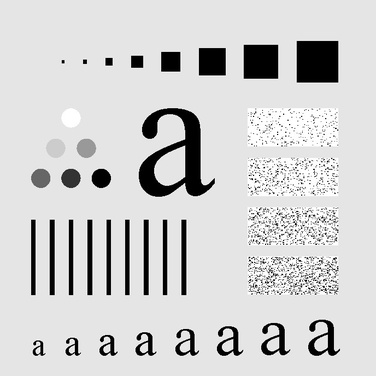
#> input picture 0404/data/Fig0418.jpeg, 376 x 376 px, shrunk from 688 x 688 before the run
$ python extra.py
#> lines starting #> are read from the running program, lines starting #| are printed output that depends on the picture
### 0404/src/utils.py
import os
import numpy as np
from PIL import Image
import matplotlib.pyplot as plt

ROOT = os.path.dirname(os.path.dirname(os.path.abspath(__file__)))   # the project folder
RESULTS = os.path.join(ROOT, "results")
os.makedirs(RESULTS, exist_ok=True)


def load_image(name="Fig0418.jpeg"):
    """Load data/<name> as a grayscale float64 array."""
#> called with name = 'Fig0418.jpeg'
    path = os.path.join(ROOT, "data", name)
    return np.array(Image.open(path).convert("L"), dtype=np.float64)


def save_fig(name):
    """Save the current matplotlib figure into results/."""
    plt.savefig(os.path.join(RESULTS, name), dpi=150, bbox_inches="tight")


def save_image(arr, name):
    """Clip to 0-255 and save a raw image (no axes or titles) into results/."""
    Image.fromarray(np.clip(arr, 0, 255).astype(np.uint8)).save(os.path.join(RESULTS, name))

### 0404/src/gaussian_filter.py
from dft import*

def gaussian_lowpass(M, N, sigma, center_uv=None):
    if center_uv is None:
        center_uv = (M // 2, N // 2)
    u0, v0 = center_uv

    u, v = np.indices((M, N))
    D2 = (u - u0)**2 + (v - v0)**2
    H = np.exp(-D2 / (2 * sigma**2))
    return H

### 0404/src/dft.py
import numpy as np
from PIL import Image
import matplotlib.pyplot as plt
import time

def dft_matrix(N):
    n = np.arange(N)
    k = n.reshape(N, 1)
    return np.exp(-2j * np.pi * k * n / N)

def dft2d(f):
    M, N = f.shape
    return dft_matrix(M) @ f @ dft_matrix(N).T

def idft2d(F):
    M, N = F.shape
    return np.conj(dft2d(np.conj(F))) / (M * N)

def center(f):
    M, N = f.shape
    x, y = np.indices((M, N))
    return f * (-1.0) ** (x + y)

def spectrum(F):
    S = np.log(1 + np.abs(F))
    return 255 * S / S.max()

def filter_freq(f, H):
    F = dft2d(center(f))              #  center + forward DFT
    G = F * H                         #  element-wise multiply
    g = idft2d(G)                     #  inverse DFT
    return np.real(center(g))         #  un-center, take real part

### 0404/src/extra.py
import time
from dft import *
from gaussian_filter import *
from utils import *


f = load_image()
M, N = f.shape
#> M = 376; N = 376
sigma = 30   # 04-03(b)


def best_time(fn, repeats=3):
    """Run fn several times and keep the fastest time (reduces timing noise)."""
    best = float("inf")
    for _ in range(repeats):
        s = time.time()
        fn()
        best = min(best, time.time() - s)
    return best


#  Extension 1:  "f - lowpass" ?= highpass filter 1 - H
H = gaussian_lowpass(M, N, sigma)
hp_subtract = f - filter_freq(f, H)
#> in center, `return f * (-1.0) ** (x + y)`:
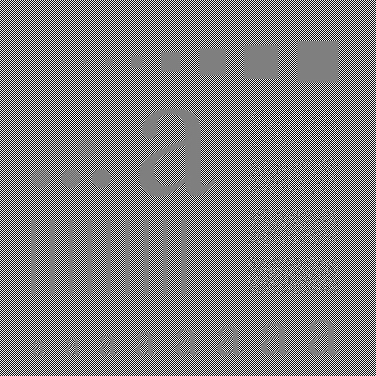
#> returned value: shape (376, 376) float64; min -255, max 255, mean 0; drawn with min black and max white
#> in dft_matrix, `k = n.reshape(N, 1)`: k = 376 values from 0 to 375
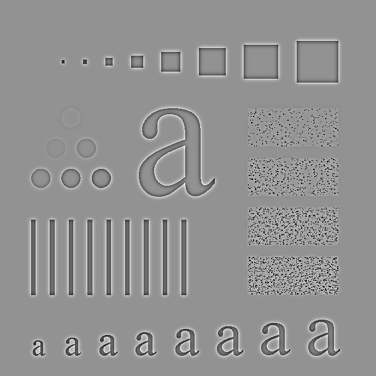
#> hp_subtract: shape (376, 376) float64; min -219.8, max 163.6, mean 0; drawn with min black and max white
hp_direct = filter_freq(f, 1 - H)
print("f - lowpass vs. (1 - H) filter, max difference:", np.max(np.abs(hp_subtract - hp_direct)))
#| f - lowpass vs. (1 - H) filter, max difference: 5.275239105758055e-11


#  Extension 2: faster sigma sweep (compute the forward DFT once)
sigmas = [5, 10, 15, 20, 30, 50, 80, 100]

def sweep_naive():
    for s in sigmas:
        f - filter_freq(f, gaussian_lowpass(M, N, s))

def sweep_cached():
    Fc = dft2d(center(f))
    for s in sigmas:
        np.real(center(idft2d(Fc * (1 - gaussian_lowpass(M, N, s)))))

t_naive = best_time(sweep_naive)
t_cached = best_time(sweep_cached)
#> the loop in best_time (call 2), `for _ in range(repeats):` made 3 passes
#> pass 1, in center (call 54), `x, y = np.indices((M, N))`:
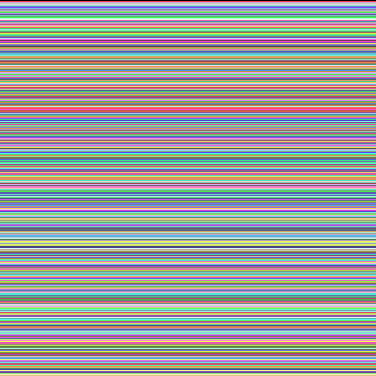
#> x: shape (376, 376) int64; 376 distinct labels, from 0 to 375; one colour per label, 0 black
#> pass 1, in center (call 54), `x, y = np.indices((M, N))`:
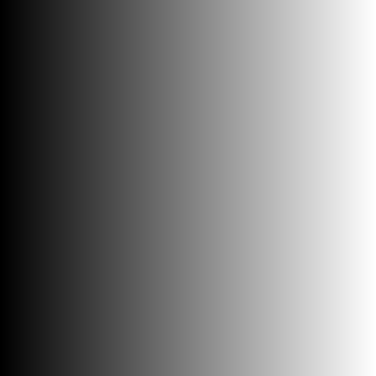
#> y: shape (376, 376) int64; min 0, max 375, mean 187.5; drawn with min black and max white
print(f"sigma sweep: naive {t_naive:.3f}s, cached {t_cached:.3f}s, speedup {t_naive / t_cached:.2f}x")


#  Extension 3: image remaining in the highpass result
Fc = dft2d(center(f))
total = np.sum((f - f.mean()) ** 2)
#> total = 604245153
kept = []
for s in sigmas:
    hp = np.real(center(idft2d(Fc * (1 - gaussian_lowpass(M, N, s)))))
    kept.append(np.sum(hp ** 2) / total)
    print(f"sigma = {s:3d}: fraction of energy kept = {kept[-1]:.4f}")
#> this loop made 8 passes
#| sigma =   5: fraction of energy kept = 0.6519
#| sigma =  10: fraction of energy kept = 0.4530
#| sigma =  15: fraction of energy kept = 0.3362
#| sigma =  20: fraction of energy kept = 0.2620
#| sigma =  30: fraction of energy kept = 0.1736
#| sigma =  50: fraction of energy kept = 0.0962
#| sigma =  80: fraction of energy kept = 0.0471
#| sigma = 100: fraction of energy kept = 0.0297
#> pass 1, `hp = np.real(center(idft2d(Fc * (1 - gaussian_lowpass(M, N, s)))))`:
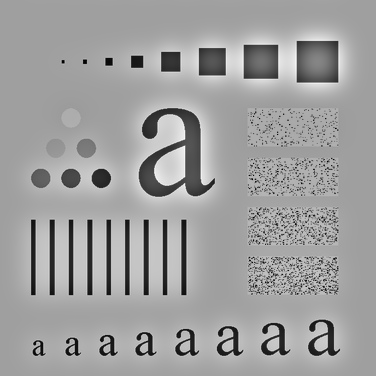
#> hp: shape (376, 376) float64; min -226.2, max 135.9, mean 0; drawn with min black and max white
#> after the loop, kept = [0.652, 0.453, 0.336, 0.262, 0.174, 0.0962, 0.0471, 0.0297]

plt.figure(figsize=(6, 4))
plt.plot(sigmas, kept, "o-")
plt.xlabel("sigma"); plt.ylabel("fraction of energy kept"); plt.grid(True)
save_fig("ext_energy.png")
plt.close()


#  Extension 4: high-boost filtering, A*f - lowpass
g = filter_freq(f, H)
plt.figure(figsize=(15, 5))
for i, A in enumerate([1.0, 1.5, 2.0], 1):
    plt.subplot(1, 3, i)
    plt.imshow(np.clip(A * f - g, 0, 255), cmap="gray", vmin=0, vmax=255)
    plt.title(f"A = {A}")
save_fig("ext_highboost.png")
plt.close()


#  Extension 5: non-square, odd-sized image
crop = f[: M - 17, : N - 40]
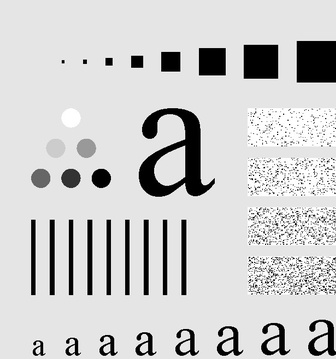
#> crop: shape (359, 336) float64; min 0, max 255, mean 203.7
Hc = gaussian_lowpass(*crop.shape, sigma)
err = np.max(np.abs((crop - filter_freq(crop, Hc)) - filter_freq(crop, 1 - Hc)))
#> in filter_freq (call 29), `return np.real(center(g))`:
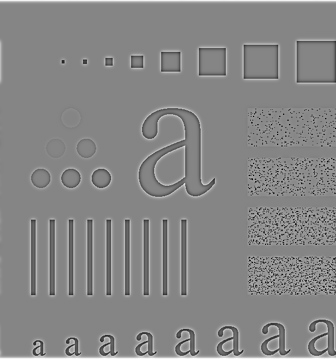
#> returned value: shape (359, 336) float64; min -217.6, max 199.3, mean 1.9; drawn with min black and max white
#> err = 8.2e-11
print("crop size", crop.shape, "| f - lowpass vs. (1 - H) filter, max difference:", err)
#| crop size (359, 336) | f - lowpass vs. (1 - H) filter, max difference: 8.199724926827301e-11
print("done")
